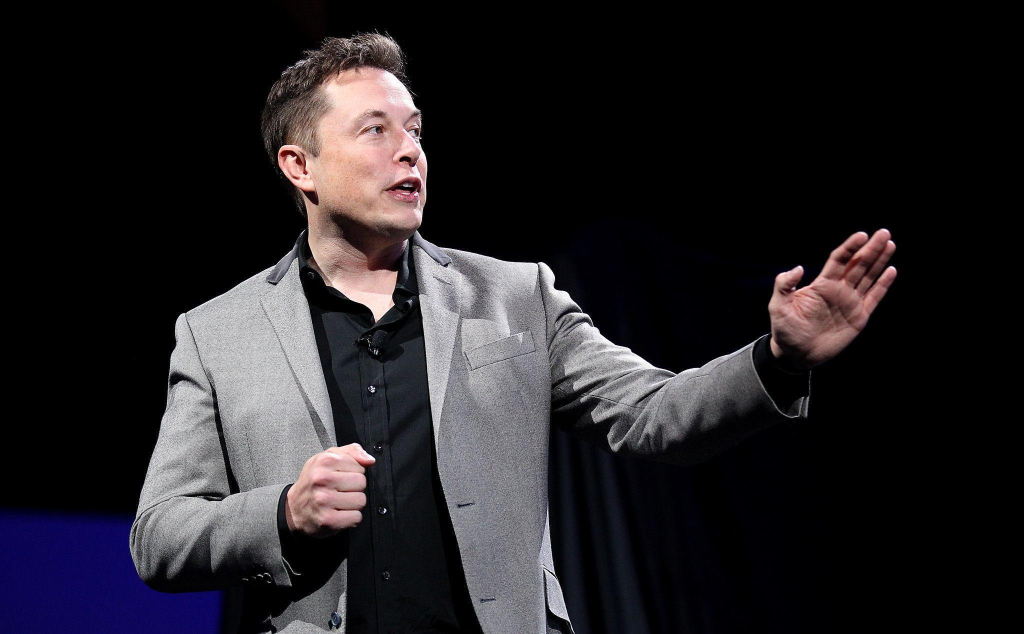
#> input picture images/elon.jpg, 2048 x 1268 px (shown at 1/2 size)
$ python drawing.py
#> lines starting #> are read from the running program, lines starting #| are printed output that depends on the picture
# Loading/Importing libraries
import cv2

# Initializing constants
OUTPUT = "ELON MUSK"

# Reading image file
img = cv2.imread('images/elon.jpg')
#> img is the input picture: shape (1268, 2048, 3); mean B, G, R 37.6, 34, 36.9
resized_image = cv2.resize(img, (0, 0), fx=0.5, fy=0.5)
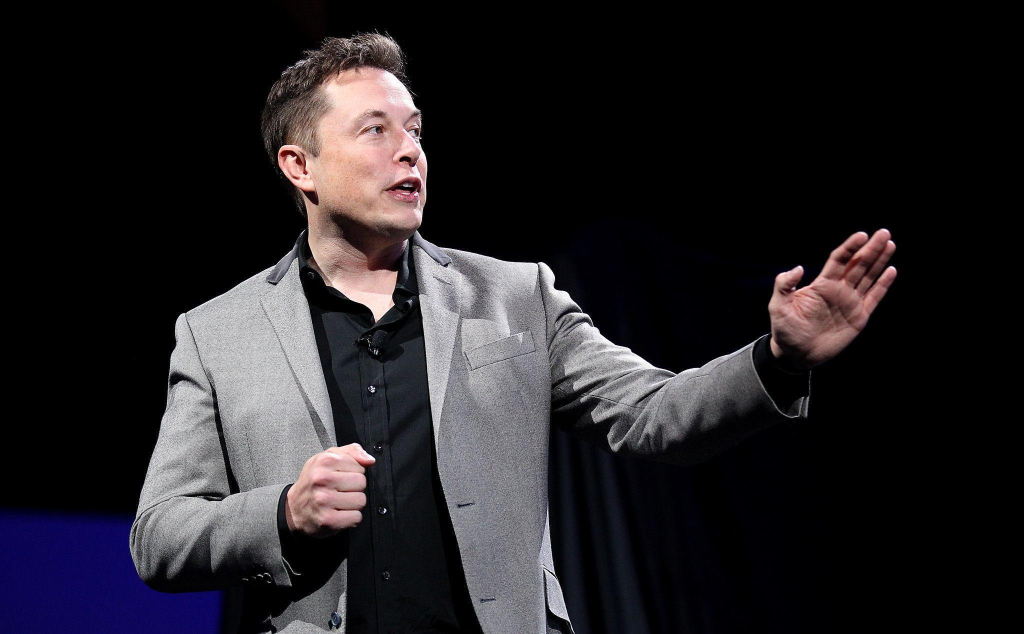
#> resized_image: shape (634, 1024, 3); mean B, G, R 37.7, 34, 36.9

# Copying images
img_copy = resized_image.copy()

# Drawing a green rectangle
cv2.rectangle(img_copy, (100, 40), (150, 60), (0, 255, 0), 2)

# Drawing a blue circle
cv2.circle(img_copy, (300, 150), 20, (255, 0, 0), 1)
#> img_copy: shape (634, 1024, 3); mean B, G, R 37.7, 34.2, 36.9

# Writing text on images
cv2.putText(img_copy, OUTPUT, (250, 50),
            cv2.FONT_HERSHEY_DUPLEX, 0.7, (0, 0, 255), 2)
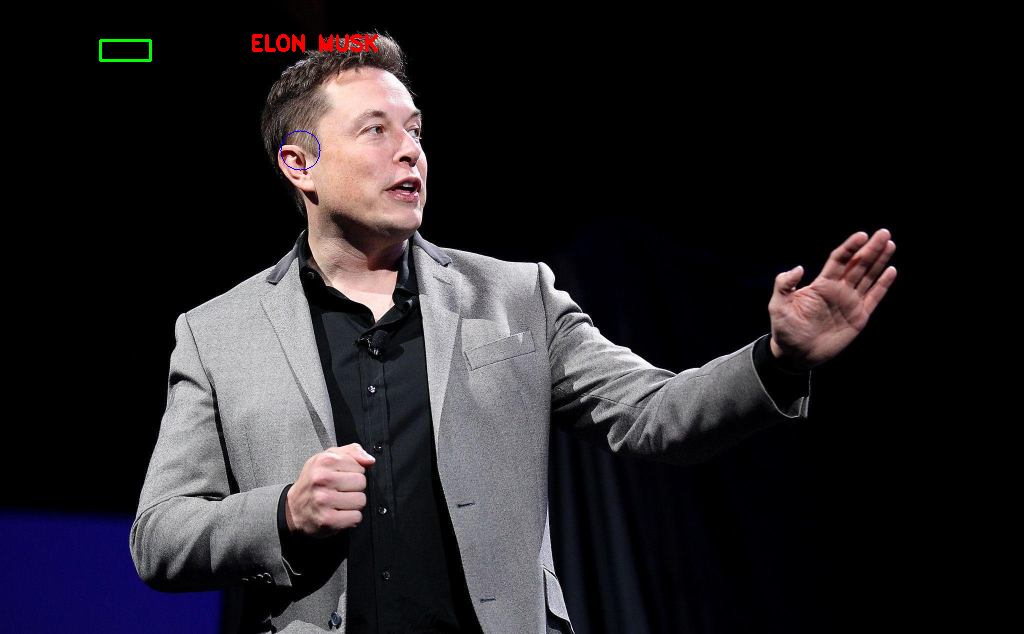
#> img_copy: shape (634, 1024, 3); mean B, G, R 37.6, 34.1, 37.3

cv2.imshow('Drawn', img_copy)

cv2.waitKey()
